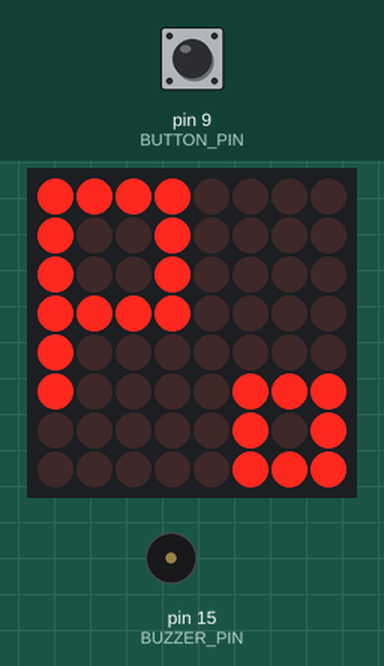
Recording of a sketch running on a simulated Arduino Uno, built with avr-gcc and run on an emulated ATmega328P. Parts: 8×8 LED matrix, buzzer (waves = sounding, pin HIGH). Inputs (shaded band) come from the test bench; at power-on: pin 9 (BUTTON_PIN) HIGH. What the sketch prints to the serial monitor is not drawn.

Above: at 0.1 s.
At 2.5 s:
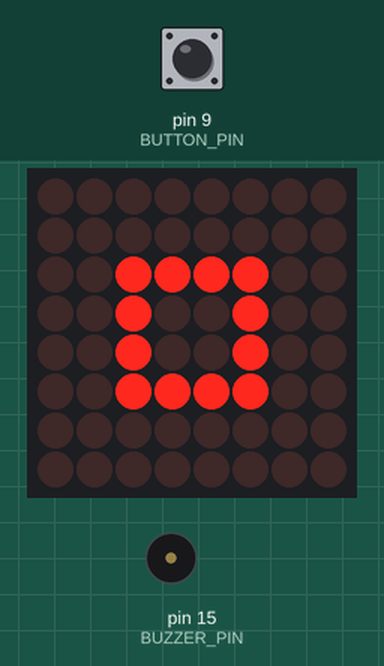
At 5.7 s:
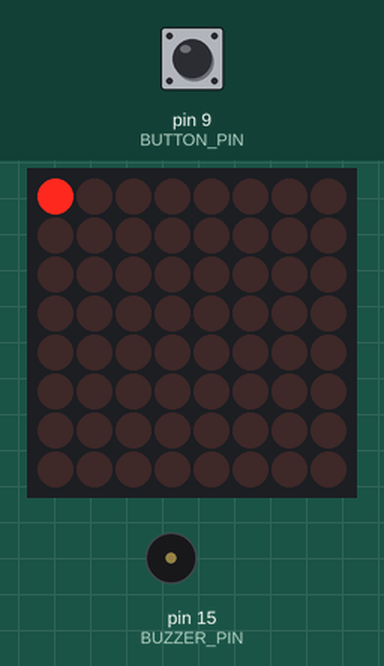
5.8 s: pin 9 (BUTTON_PIN) pulled LOW for 3.2 s
Timing chart, 0 to 8.8 s (numbered marks = the images above; inputs shaded):
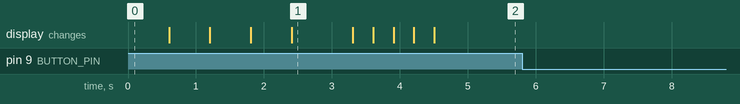

The sketch:

Pomoduino.ino
```cpp
#include "LedControl.h"

LedControl lc = LedControl(12, 10, 11, 1); // Pins: DIN,CLK,CS, # of Display connected
int DEFAULT_SCREEN_INTENSITY = 5;
int BUTTON_PIN = 9;
int BUZZER_PIN = 15;

const float POMODORO_DURATION_MINS = 30;
const float PAUSE_DURATION_MINS = 5;

String stage = "";
bool skipPause = false;
bool interrupted = false;

void setup()
{
  // Serial communication setup
  Serial.begin(9600);

  // LED matrix setup
  lc.shutdown(0, false); // Wake up display
  lc.setIntensity(0, DEFAULT_SCREEN_INTENSITY);
  lc.clearDisplay(0);

  // Components setup
  pinMode(BUTTON_PIN, INPUT_PULLUP);
  pinMode(BUZZER_PIN, OUTPUT);

  // Start with a greeting
  greet();
}

void loop()
{
  startPomodoro();
  displaychangeSignal();
  startPause();
  displaychangeSignal();
}

void startPomodoro() {
  stage = "pomodoro";
  // LEDs will light up one by one, until the matrix is all lit up in POMODORO_DURATION_MINS
  for (int x = 0; x < 8; x ++) {
    for (int y = 0; y < 8; y ++) {
      {
        lc.setLed(0, x, y, true);
        // Wait the appropiate amount of time between LEDs
        wait(getPomodoroDisplayBlockDuration());
      }
    }
  }
}

void startPause() {
  stage = "pause";
  // LEDs will light up in chunks of four, until the matrix is all lit up in PAUSE_DURATION_MINS
  for (int x = 7; x >= 0; x -= 2) {
    for (int y = 7; y >= 0; y -= 2) {
      {
        lc.setLed(0, x, y, true);
        lc.setLed(0, x - 1, y, true);
        lc.setLed(0, x, y - 1, true);
        lc.setLed(0, x - 1, y - 1 , true);
        // Wait the appropiate amount of time between LEDs
        wait(getPauseDisplayBlockDuration());
        if (skipPause) {
          skipPause = false;
          return;
        }
      }
    }
  }
}

// A display block can either be a single LED or a chunk of four LEDs
int getDisplayBlockDuration(int leds, int minutes) {
  // convert minutes into milliseconds, then divide by the number of LEDs
  float led_duration = minutes * 60000 / leds;
  return ((int) led_duration);
}

int getPomodoroDisplayBlockDuration() {
  // A Pomodoro will use all 64 LEDs individually
  return (getDisplayBlockDuration(64, POMODORO_DURATION_MINS));
}

int getPauseDisplayBlockDuration() {
  // A pause will use chunks of four LEDs
  return (getDisplayBlockDuration(16, PAUSE_DURATION_MINS));
}

void wait(long interval) {
  int interrupt;
  unsigned long startTime = millis();

  while (millis() - startTime < interval) {
    Serial.println(digitalRead(BUTTON_PIN));
    interrupt = !digitalRead(BUTTON_PIN);
    if (interrupt) {
      interrupted = true;
      if (stage == "pomodoro") {
        while (interrupted) {
          Serial.println(interrupted);
          if (!digitalRead(BUTTON_PIN)) {
            interrupted = false;
          }
          lc.setIntensity(0, 1);
        }
        lc.setIntensity(0, DEFAULT_SCREEN_INTENSITY);
      } else if (stage == "pause") {
        skipPause = true;
        return;
      }
    }
    delay(1);
  }
}
```

greeting.ino
```cpp
const int GREETING_SCREEN_DELAY = 600; // Display time of each of the greeting screens

const byte greeting_screens[5][8] =
{
  { B11110000, B10010000, B10010000, B11110000, B10000000, B10000111, B00000101, B00000111 },
  { B10001000, B11011000, B10101000, B10001000, B10001000, B00000111, B00000101, B00000111 },
  { B00000000, B00000000, B11001010, B10101010, B10101010, B11001110, B00000000, B00000000 },
  { B00000000, B00000000, B11101001, B01001101, B01001011, B11101001, B00000000, B00000000 },
  { B00000000, B00000000, B00111100, B00100100, B00100100, B00111100, B00000000, B00000000 }
};

void greet() {
  // Number of screens in the greeting
  int screen_count = sizeof(greeting_screens) / sizeof(greeting_screens)[0];

  // Display all of the greeting screens
  for (int i = 0; i < screen_count; i++) {
    displayScreen(greeting_screens[i]);
    delay(GREETING_SCREEN_DELAY);
  }

  // Gradually dim the screen
  for (int i = DEFAULT_SCREEN_INTENSITY; i > 0; i--) {
    lc.setIntensity(0, i);
    delay(300);
  }

  // Clear the screen and return to normal intensity level
  lc.clearDisplay(0);    // Clear Display
  lc.setIntensity(0, DEFAULT_SCREEN_INTENSITY); // Set intensity level
}

void displayScreen(byte screen[]) {
  for (int i = 0; i < 8; i++)
  {
    lc.setRow(0, i, screen[i]);
  }
}

// Flash the screen three times
void displaychangeSignal() {
  digitalWrite(BUZZER_PIN, HIGH);
  delay(100);
  digitalWrite(BUZZER_PIN, LOW);

  for (int j = 0; j < 3; j++) {
    for (int i = 0; i < 8; i++)
    {
      lc.setRow(0, i, B11111111);
    }

    delay(300);
    lc.clearDisplay(0);
    delay(300);
  }
}
```
